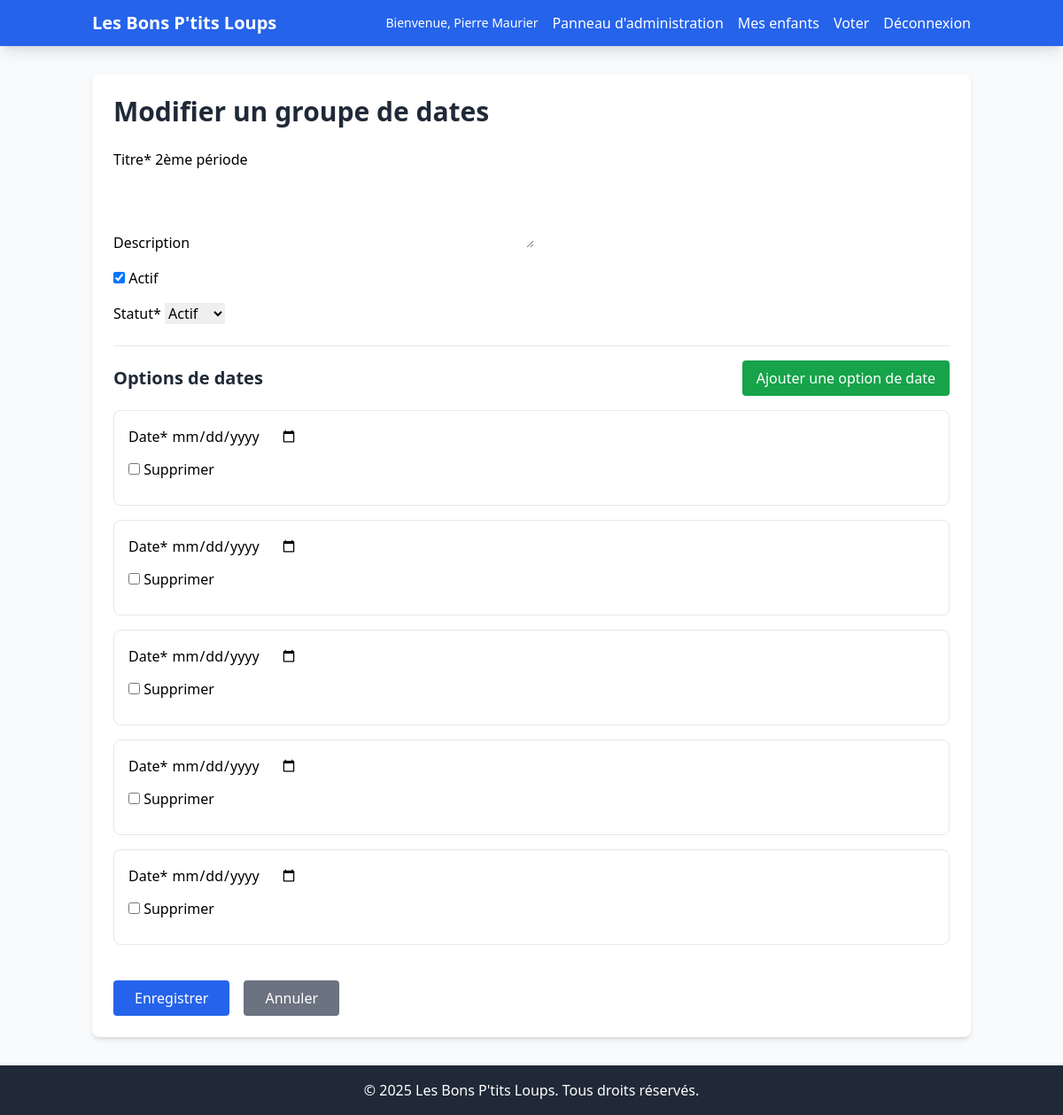
Screenshot of /admin-panel/3/edit/ (signed in) with the database file from the repository.
### accounts/models.py (models this page shows, shortened)
class CustomUser(AbstractUser):
    is_parent = models.BooleanField(default=False, verbose_name=_('Parent'))
    is_admin = models.BooleanField(default=False, verbose_name=_('Administrateur'))
    class Meta:
        verbose_name = _('Utilisateur')
        verbose_name_plural = _('Utilisateurs')

### voting/models.py (models this page shows, shortened)
class DateGroup(models.Model):
    STATUS_CHOICES = [
        ('active', _('Actif')),
        ('closed', _('Fermé')),
    ]
    title = models.CharField(max_length=200, verbose_name=_('Titre'))
    description = models.TextField(blank=True, null=True, verbose_name=_('Description'))
    created_by = models.ForeignKey(settings.AUTH_USER_MODEL, on_delete=models.CASCADE, related_name='created_date_groups', verbose_name=_('Créé par'))
    created_at = models.DateTimeField(auto_now_add=True, verbose_name=_('Date de création'))
    is_active = models.BooleanField(default=True, verbose_name=_('Actif'))
    status = models.CharField(max_length=10, choices=STATUS_CHOICES, default='active', verbose_name=_('Statut'))
    class Meta:
        verbose_name = _('Groupe de dates')
        verbose_name_plural = _('Groupes de dates')
        ordering = ['-created_at']

### admin_panel/views.py (the view)
# urls.py: path('<int:pk>/edit/', views.date_group_edit, name='edit'),
@login_required
@user_passes_test(is_admin)
def date_group_edit(request, pk):
    date_group = get_object_or_404(DateGroup, pk=pk)
    if request.method == 'POST':
        form = DateGroupForm(request.POST, instance=date_group)
        formset = DateOptionFormSet(request.POST, instance=date_group)
        if form.is_valid() and formset.is_valid():
            form.save()
            formset.save()
            messages.success(request, _('Le groupe de dates "%(title)s" a été mis à jour avec succès !') % {'title': date_group.title})
            return redirect('admin_panel:dashboard')
    else:
        form = DateGroupForm(instance=date_group)
        formset = DateOptionFormSet(instance=date_group)
    context = {
        'form': form,
        'formset': formset,
        'title': _('Modifier un groupe de dates'),
        'date_group': date_group,
    }
    return render(request, 'admin_panel/date_group_form.html', context)

### admin_panel/forms.py
class DateGroupForm(forms.ModelForm):
    class Meta:
        model = DateGroup
        fields = ['title', 'description', 'is_active', 'status']
        labels = {
            'title': _('Titre'),
            'description': _('Description'),
            'is_active': _('Actif'),
            'status': _('Statut'),
        }
        widgets = {
            'title': forms.TextInput(attrs={'class': 'form-control'}),
            'description': forms.Textarea(attrs={'class': 'form-control', 'rows': 3}),
            'is_active': forms.CheckboxInput(attrs={'class': 'form-check-input'}),
            'status': forms.Select(attrs={'class': 'form-control'}),
        }

### admin_panel/views.py (called while the page is built)
def is_admin(user):
    return user.is_authenticated and user.is_admin

### admin_panel/templates/admin_panel/date_group_form.html (shortened to what this page needs)
{% extends 'base.html' %}
{% load crispy_forms_tags %}
{% load i18n %}
{% block content %}
<div class="bg-white rounded-lg shadow-md p-6">
    <h1 class="text-3xl font-bold text-gray-800 mb-6">{{ title }}</h1>
    <form method="post" class="space-y-6">
        <div class="space-y-4">
            {{ form|crispy }}
        </div>
        <div class="border-t pt-4">
            <div class="flex justify-between items-center mb-4">
                <h2 class="text-xl font-semibold text-gray-800">{% trans "Options de dates" %}</h2>
                <button type="button" id="add-form" class="bg-green-600 text-white px-4 py-2 rounded hover:bg-green-700 transition duration-200">
                    {% trans "Ajouter une option de date" %}
                </button>
            </div>
            <div id="formset-container" class="space-y-4">
                {% for form in formset %}
                    <div class="border border-gray-200 rounded-lg p-4 formset-form" data-form-index="{{ forloop.counter0 }}">
                        {{ form|crispy }}
                    </div>
                {% endfor %}
            </div>
        </div>
        <div class="flex space-x-4 pt-4">
            <button type="submit" class="bg-blue-600 text-white px-6 py-2 rounded hover:bg-blue-700 transition duration-200">
                {% trans "Enregistrer" %}
            </button>
            <a href="{% url 'admin_panel:dashboard' %}" class="bg-gray-500 text-white px-6 py-2 rounded hover:bg-gray-600 transition duration-200">
                {% trans "Annuler" %}
            </a>
        </div>
    </form>
</div>
{% endblock %}

### templates/base.html (shortened to what this page needs)
{% load i18n %}
<!DOCTYPE html>
<html lang="fr">
<head>
    <script src="https://cdn.tailwindcss.com"></script>
</head>
<body class="bg-gray-50 min-h-screen">
    <nav class="bg-blue-600 text-white shadow-lg">
        <div class="container mx-auto px-4 py-3">
            <div class="flex justify-between items-center">
                <a href="{% url 'home' %}" class="text-xl font-bold">{% trans "Les Bons P'tits Loups" %}</a>
                <div class="flex items-center space-x-4">
                    {% if user.is_authenticated %}
                        <span class="text-sm">{% blocktrans with first=user.first_name last=user.last_name %}Bienvenue, {{ first }} {{ last }}{% endblocktrans %}</span>
                        {% if user.is_admin %}
                            <a href="{% url 'admin_panel:dashboard' %}" class="hover:text-blue-200">{% trans "Panneau d'administration" %}</a>
                        {% endif %}
                        {% if user.is_parent or user.is_admin %}
                            <a href="{% url 'children:dashboard' %}" class="hover:text-blue-200">{% trans "Mes enfants" %}</a>
                            <a href="{% url 'voting:list' %}" class="hover:text-blue-200">{% trans "Voter" %}</a>
                        {% endif %}
                        <a href="{% url 'accounts:logout' %}" class="hover:text-blue-200">{% trans "Déconnexion" %}</a>
                    {% else %}
                        <a href="{% url 'accounts:login' %}" class="hover:text-blue-200">{% trans "Connexion" %}</a>
                        <a href="{% url 'accounts:register' %}" class="hover:text-blue-200">{% trans "Inscription" %}</a>
                    {% endif %}
                </div>
            </div>
        </div>
    </nav>
    <main class="container mx-auto px-4 py-8">
        {% block content %}
        {% endblock %}
    </main>
    <footer class="bg-gray-800 text-white mt-auto py-4">
        <div class="container mx-auto px-4 text-center">
            <p>&copy; 2025 {% trans "Les Bons P'tits Loups" %}. {% trans "Tous droits réservés." %}</p>
        </div>
    </footer>
</body>
</html>

### rows the page displays
DateGroup: title "2ème période", is_active "☑", status "Actif"

### other values shown
{{ title }} "Modifier un groupe de dates"
